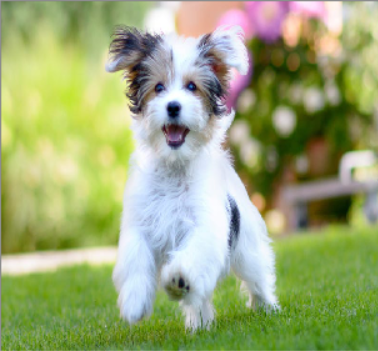
#> input picture flask-back_end/flask-back-end/flask-back-end/test.jpg, 378 x 351 px
$ python image.py
#> lines starting #> are read from the running program, lines starting #| are printed output that depends on the picture
from PIL import Image


#el usuario ingresa la ruta de la imagen
ruta = input("Ingrese la ruta de la imagen: ")
#> the answer given: test.jpg

#se abre la imagen
imagen = Image.open(ruta)
#> imagen is the input picture: PIL image 378x351 RGB; mean R, G, B 157.3, 169.5, 120.7
imagen = imagen.convert("L")
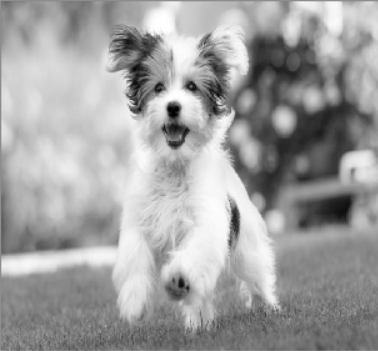
#> imagen: PIL image 378x351 L; min 0, max 255, mean 160.3

imagen.save("imagen_gris.jpg")
